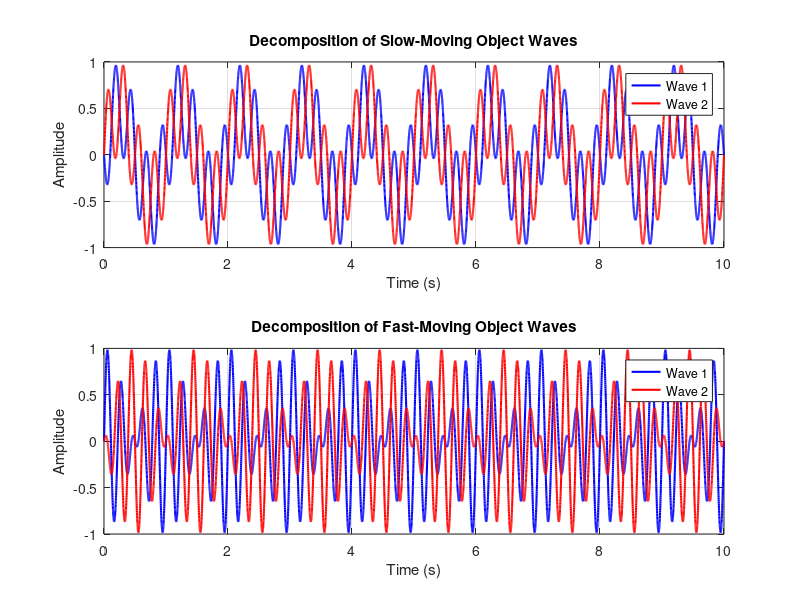

The MATLAB script that drew this image:
% Define parameters
fs = 1000;      % Sampling frequency (Hz)
duration = 10;  % Duration of the signal (seconds)
t = linspace(0, duration, fs*duration);

% Object moving slowly (low Doppler shift)
f_slow = 1;     % Frequency of the slow-moving object (Hz)
y_slow = sin(2*pi*f_slow*t);

% Object moving faster (higher Doppler shift)
f_fast = 5;     % Frequency of the fast-moving object (Hz)
y_fast = sin(2*pi*f_fast*t);

% Decompose slow-moving object into original waves
y_slow_wave1 = 0.5 * (y_slow + sin(2*pi*(f_slow - f_fast)*t));
y_slow_wave2 = 0.5 * (y_slow - sin(2*pi*(f_slow - f_fast)*t));

% Decompose fast-moving object into original waves
y_fast_wave1 = 0.5 * (y_fast + sin(2*pi*(f_fast - f_slow)*t));
y_fast_wave2 = 0.5 * (y_fast - sin(2*pi*(f_fast - f_slow)*t));

% Plot slow-moving object waves
figure;
subplot(2, 1, 1);
plot(t, y_slow_wave1, 'b', 'LineWidth', 1.5);
hold on;
plot(t, y_slow_wave2, 'r', 'LineWidth', 1.5);
xlabel('Time (s)');
ylabel('Amplitude');
title('Decomposition of Slow-Moving Object Waves');
legend('Wave 1', 'Wave 2');
grid on;
hold off;

% Plot fast-moving object waves
subplot(2, 1, 2);
plot(t, y_fast_wave1, 'b', 'LineWidth', 1.5);
hold on;
plot(t, y_fast_wave2, 'r', 'LineWidth', 1.5);
xlabel('Time (s)');
ylabel('Amplitude');
title('Decomposition of Fast-Moving Object Waves');
legend('Wave 1', 'Wave 2');
grid on;
hold off;
